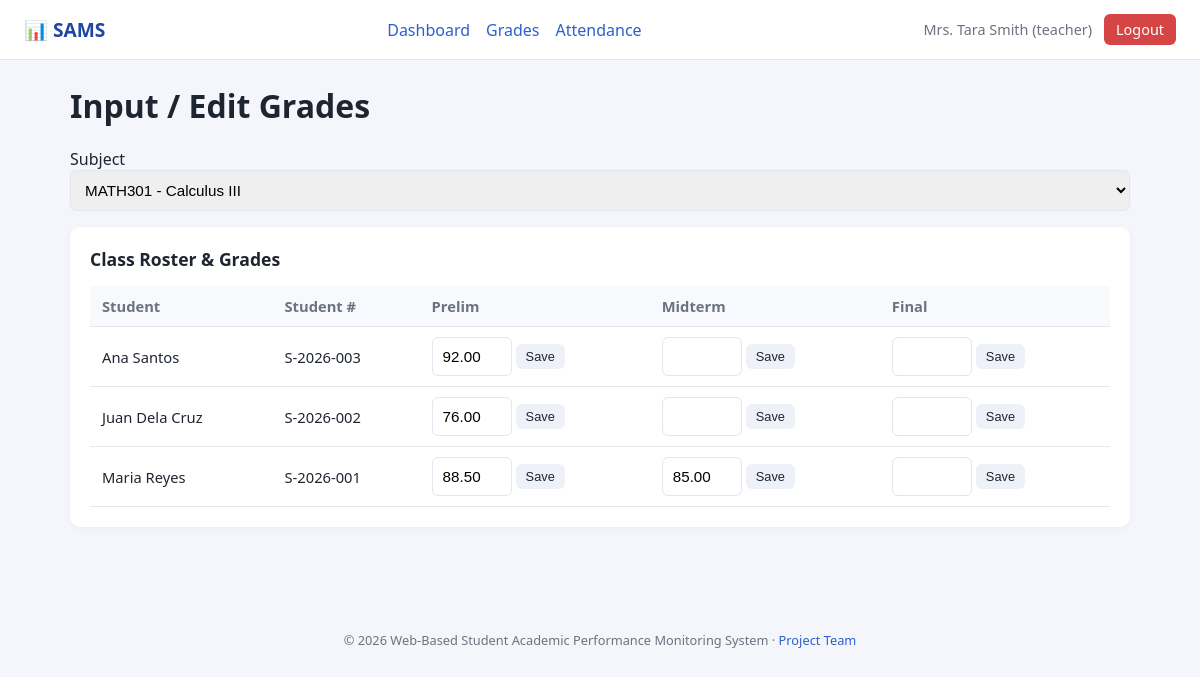
/teacher/grades.php (signed in), run on the app's committed database.
### tables this page shows
CREATE TABLE enrollments (
  id INT AUTO_INCREMENT PRIMARY KEY,
  student_id INT NOT NULL,
  subject_id INT NOT NULL,
  FOREIGN KEY (student_id) REFERENCES students(id) ON DELETE CASCADE,
  FOREIGN KEY (subject_id) REFERENCES subjects(id) ON DELETE CASCADE,
  UNIQUE KEY unique_enrollment (student_id, subject_id)
);

CREATE TABLE users (
  id INT AUTO_INCREMENT PRIMARY KEY,
  username VARCHAR(50) NOT NULL UNIQUE,
  password VARCHAR(255) NOT NULL,
  role ENUM('admin','teacher','student') NOT NULL,
  full_name VARCHAR(100) NOT NULL,
  email VARCHAR(100),
  created_at TIMESTAMP DEFAULT CURRENT_TIMESTAMP
);

CREATE TABLE students (
  id INT AUTO_INCREMENT PRIMARY KEY,
  user_id INT NOT NULL,
  student_number VARCHAR(20) NOT NULL UNIQUE,
  year_level VARCHAR(20),
  section VARCHAR(20),
  FOREIGN KEY (user_id) REFERENCES users(id) ON DELETE CASCADE
);

### includes/auth.php (called while the page is built, shortened)
<?php
function h($s) { return htmlspecialchars((string)($s ?? ''), ENT_QUOTES, 'UTF-8'); }

### teacher/grades.php (the view, shortened to what this page needs)
<?php
require_once __DIR__ . '/../includes/auth.php';
require_once __DIR__ . '/../config/db.php';
$stmt = $pdo->prepare("SELECT id FROM teachers WHERE user_id = ?");
$stmt->execute([current_user_id()]);
$teacher = $stmt->fetch();
$teacherId = $teacher['id'] ?? 0;
$subjectFilter = $_GET['subject_id'] ?? $_POST['subject_id'] ?? null;
$stmt = $pdo->prepare("SELECT * FROM subjects WHERE teacher_id = ? ORDER BY subject_code");
$stmt->execute([$teacherId]);
$subjects = $stmt->fetchAll();
$valid = array_column($subjects, 'id');
if (!in_array($subjectFilter, $valid) && $subjects) $subjectFilter = $subjects[0]['id'];
$roster = [];
if ($subjects) {
    $stmt = $pdo->prepare("
      SELECT e.id AS enrollment_id, u.full_name, st.student_number,
        MAX(CASE WHEN g.grading_period='Prelim'  THEN g.score END) AS prelim,
        MAX(CASE WHEN g.grading_period='Midterm' THEN g.score END) AS midterm,
        MAX(CASE WHEN g.grading_period='Final'   THEN g.score END) AS final
      FROM enrollments e JOIN students st ON st.id = e.student_id JOIN users u ON u.id = st.user_id
      LEFT JOIN grades g ON g.enrollment_id = e.id
      WHERE e.subject_id = ? GROUP BY e.id, u.full_name, st.student_number ORDER BY u.full_name");
    $stmt->execute([$subjectFilter]);
    $roster = $stmt->fetchAll();
}
include __DIR__ . '/../includes/header.php';
?>
<h1>Input / Edit Grades</h1>
<form method="get" class="form-row">
  <div><label>Subject</label>
    <select name="subject_id" onchange="this.form.submit()">
      <?php foreach ($subjects as $s): ?>
      <option value="<?= $s['id'] ?>" <?= $s['id'] == $subjectFilter ? 'selected' : '' ?>><?= h($s['subject_code']) ?> - <?= h($s['subject_name']) ?></option>
      <?php endforeach; ?>
    </select></div>
</form>
<div class="card">
  <h2>Class Roster &amp; Grades</h2>
  <table>
    <tr><th>Student</th><th>Student #</th><th>Prelim</th><th>Midterm</th><th>Final</th></tr>
    <?php foreach ($roster as $r): ?>
    <tr>
      <td><?= h($r['full_name']) ?></td><td><?= h($r['student_number']) ?></td>
      <?php foreach (['Prelim' => $r['prelim'], 'Midterm' => $r['midterm'], 'Final' => $r['final']] as $period => $val): ?>
      <td>
        <form method="post" style="display:flex;gap:4px;align-items:center">
          <input type="number" step="0.01" min="0" max="100" name="score" value="<?= h($val) ?>" style="width:80px" required>
          <button class="btn btn-secondary btn-sm" type="submit">Save</button>
        </form>
      </td>
      <?php endforeach; ?>
    </tr>
    <?php endforeach; ?>
  </table>
</div>
<?php include __DIR__ . '/../includes/footer.php'; ?>

### assets/css/style.css (style rules this page uses)
:root { --primary:#2b5fce;--primary-dark:#1e46a3;--bg:#f4f6fb;--card:#fff;--text:#1f2530;--muted:#6b7280;--border:#e2e6ef;--success:#1f9d55;--warning:#c98a12;--danger:#d64545 }
* { box-sizing:border-box }
body { margin:0;font-family:'Segoe UI',Arial,sans-serif;background:var(--bg);color:var(--text) }
input,select,textarea { padding:10px;border:1px solid var(--border);border-radius:6px;font-size:.95rem;width:100% }
.btn { display:inline-block;padding:9px 16px;border-radius:6px;border:none;cursor:pointer;font-size:.9rem }
.btn-secondary { background:#eef1f8;color:var(--text) }
.btn-sm { padding:5px 10px;font-size:.8rem }
.card { background:var(--card);border-radius:10px;padding:20px;box-shadow:0 2px 8px rgba(0,0,0,.04);margin-bottom:20px }
.card h2 { margin-top:0;font-size:1.1rem }
table { width:100%;border-collapse:collapse;font-size:.92rem }
th,td { padding:10px 12px;border-bottom:1px solid var(--border);text-align:left }
th { background:#f8f9fc;color:var(--muted);font-weight:600 }
.form-row { display:flex;gap:12px;flex-wrap:wrap;align-items:end;margin-bottom:16px }
.form-row>div { flex:1;min-width:160px }

### data on the page
enrollments: users.full_name "Ana Santos", student.student_number "S-2026-003", score "92.00"
enrollments: users.full_name "Juan Dela Cruz", student.student_number "S-2026-002", score "76.00"
enrollments: users.full_name "Maria Reyes", student.student_number "S-2026-001", score "88.50", score "85.00"

### other printed values
current_name() "Mrs. Tara Smith"
$role "teacher"
form field subject_id "MATH301 - Calculus III"
